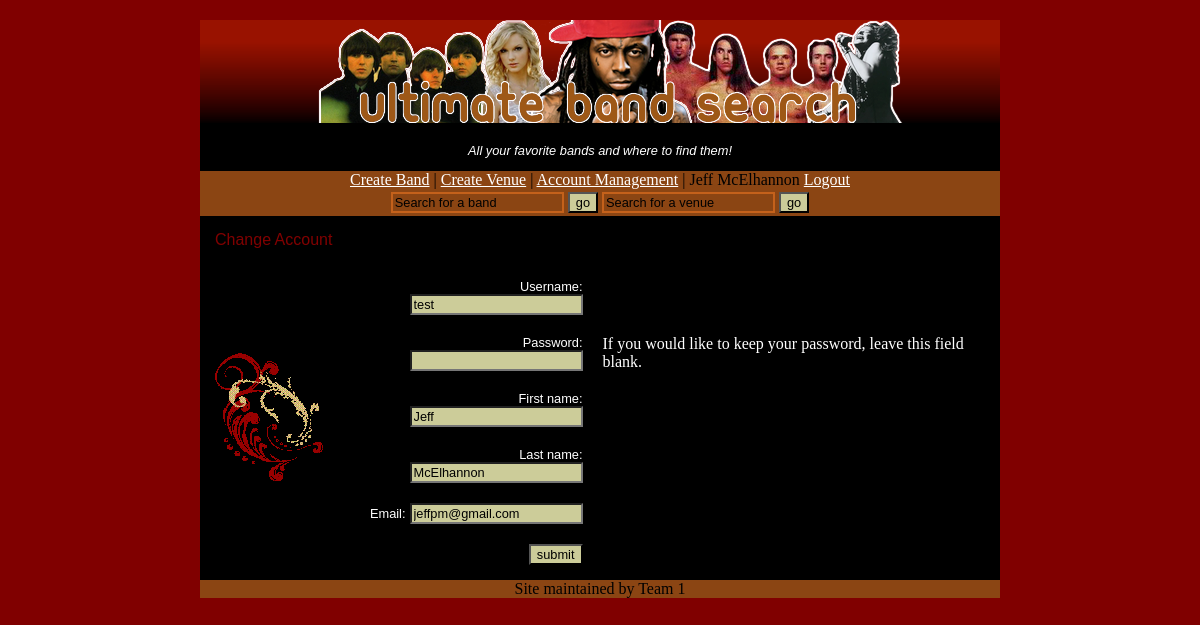
Screenshot of /changeaccount.php (signed in) with the database file from the repository.
### tables this page shows
CREATE TABLE IF NOT EXISTS `accounts` (`userid` smallint(6) NOT NULL AUTO_INCREMENT, `username` varchar(50) NOT NULL, `password` varchar(40) NOT NULL, `firstname` varchar(50) NOT NULL, `lastname` varchar(50) NOT NULL, `email` varchar(50) NOT NULL, PRIMARY KEY (`userid`));

### changeaccount.php (the view, shortened to what this page needs)
<?php
include "dbconnect.php";
?>
<!DOCTYPE html PUBLIC "-//W3C//DTD XHTML 1.0 Transitional//EN"
  "http://www.w3.org/TR/xhtml1/DTD/xhtml1-transitional.dtd">
<html xmlns="http://www.w3.org/1999/xhtml" xml:lang="en" lang="en">
<head>
<link rel="stylesheet" type="text/css" href="style.css" />
</head>
<body>
<div id="wrap">
    <?php
	if(isset($_SESSION['userid'])){
			include("headerUser.php");
		} else {
			include("headerGuest.html");
		}
		$userid=$_SESSION['userid'];
		$query="SELECT * FROM accounts where userid='$userid'";
		$result=mysqli_query($db, $query);
		$row = mysqli_fetch_array($result);
		$username=$row['username'];
		$firstname=$row['firstname'];
		$lastname=$row['lastname'];
		$email=$row['email'];
	?>
	<div id="main">
	<?php if (!isset($_POST['submit'])) {
?>
<table cellpadding="5" cellspacing="10">
<tr><td colspan="2">
		<tableHeader>Change Account</tableheader>
		</td></tr>
		<tr>
		<th rowspan="7"><img src="images/redDesign.gif"></th>
		</tr>
<form method="post" action="<?php echo $PHP_SELF;?>">
<tr>
	<td align="right">
		<label for="username">Username:</label>
		<input type="text" id="username" name="username" value="<?php echo "$username"; ?>" /><br />
	</td>
</tr>
<tr>
	<td align="right">
		<label for="password">Password:</label>
		<input type="password" id="password" name="password"/>
		<br />
	</td>
	<td>
	If you would like to keep your password, leave this field blank.
	</td>
</tr>
<tr>
	<td align="right">
		<label for="firstname">First name:</label>
		<input type="text" id="firstname" name="firstname" value="<?php echo "$firstname"; ?>"/><br />
	</td>
</tr>
<tr>
	<td align="right">
		<label for="lastname">Last name:</label>
		<input type="text" id="lastname" name="lastname" value="<?php echo "$lastname"; ?>"/><br />
	</td>
</tr>
<tr>
	<td align="right">
		<label for="email">Email:</label>
		<input type="text" id="email" name="email" value="<?php echo "$email"; ?>"/><br />
	</td>
</tr>
<tr>
	<td align="right">
		<input type="submit" value="submit" name="submit">
		</form>
</table>
<?php }
?>
	</div>
</div>
</body>
</html>

### style.css (style rules this page uses)
body { padding: 0; margin: 0; background: #800000; color: #000; }
#wrap { width: 800px; margin: 0 auto; background: #000000; }
#main { float: left; width: 800px; text-align: left; background-color: #000000; color: #ffffff; }
#footer { clear: both; background: #8b4513; margin-bottom: 10px; text-align: center; }
tableHeader { color: #800000; background-color: transparent; font-family: "Gill Sans Ultra Bold", "Lucinda Grande", Sans-Serif; }
label { color: #ffffff; background-color: transparent; font-family: "Lucida Sans Unicode", "Lucida Grande", Sans-Serif; font-size: 0.8em; }
input { color: #000000; background-color: #CCCC99; font-family: "Lucida Sans Unicode", "Lucida Grande", Sans-Serif; font-size: 0.8em; }

### rows the page displays
accounts: username "test", firstname "Jeff", lastname "McElhannon", email "jeffpm@gmail.com"

### other values shown
$_SESSION['username'] "Jeff McElhannon"
